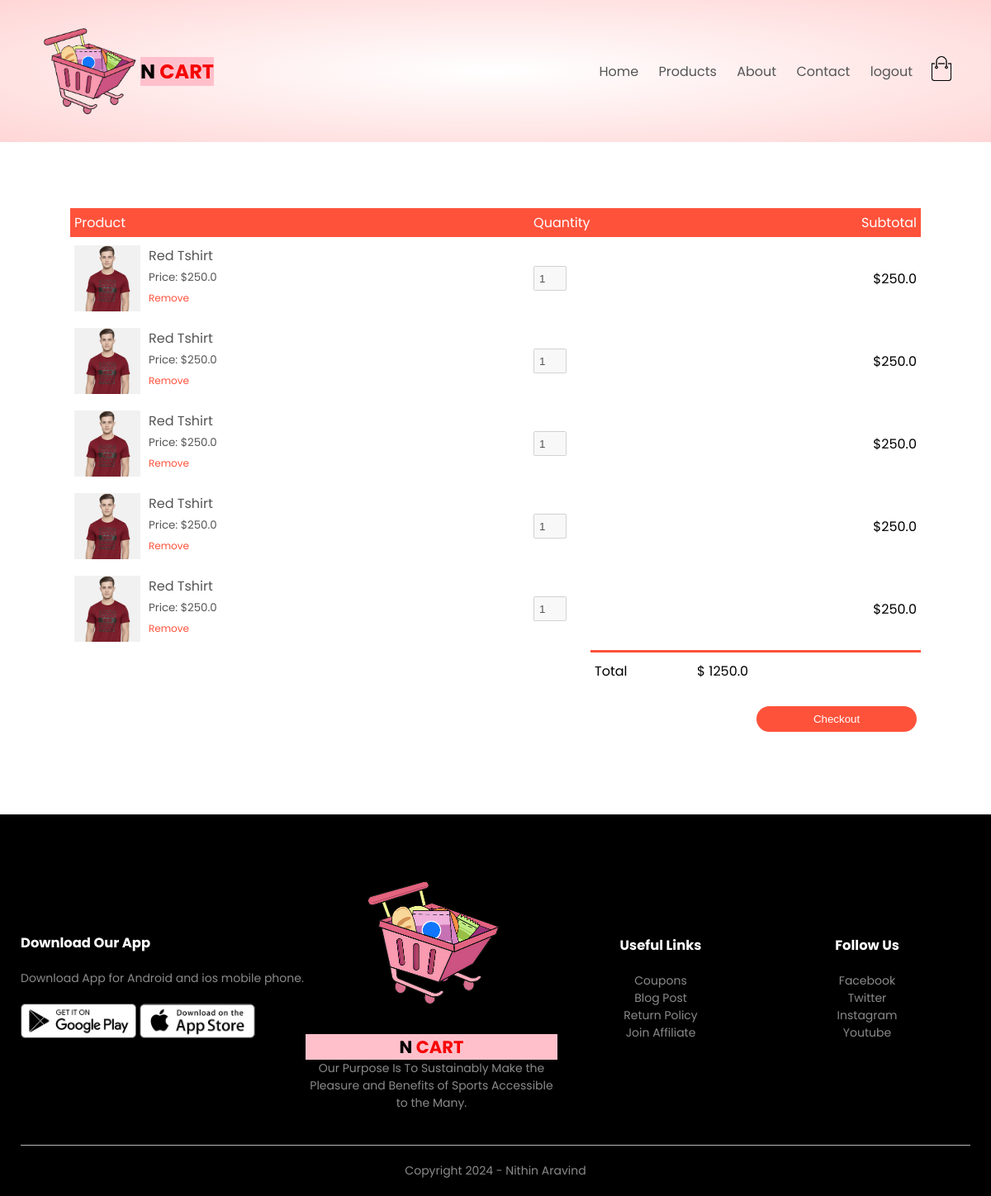
Screenshot of /orders/account (signed in) with the database file from the repository.
### orders/models.py (models this page shows, shortened)
class OrderedItem(models.Model):
    product=models.ForeignKey(Product,related_name='added_carts',on_delete=models.SET_NULL,null=True)
    quantity=models.IntegerField(default=1)
    owner=models.ForeignKey(Order,on_delete=models.CASCADE,related_name='added_items')

class Order(models.Model):
    LIVE=1
    DELETE=0
    DELETE_CHOICES=((LIVE,'Live')),(DELETE,'Delete')
    CART_STAGE=0
    ORDER_CONFIRMED=1
    ORDER_PROCESSED=2
    ORDER_DELIVERED=3
    ORDER_REJECTED=4
    STATIC_CHOICE=((ORDER_PROCESSED,"ORDER_PROCESSED"),
                   (ORDER_DELIVERED,"ORDER_DELIVERED"),
                   (ORDER_REJECTED,"ORDER_REJECTED"))
    order_status=models.IntegerField(choices=STATIC_CHOICE,default=CART_STAGE)
    owner=models.ForeignKey(Customer,on_delete=models.SET_NULL,null=True ,related_name='orders')
    delete_status=models.IntegerField(choices=DELETE_CHOICES,default=LIVE)
    created_at=models.DateTimeField(auto_now_add=True)
    updated_at=models.DateTimeField(auto_now=True)

### products/models.py (models this page shows, shortened)
class Product(models.Model):
    LIVE=1
    DELETE=0
    DELETE_CHOICES=((LIVE,'Live')),(DELETE,'Delete')
    title=models.CharField(max_length=200)
    price=models.FloatField()
    description=models.TextField()
    image=models.ImageField(upload_to='media/')
    priority=models.IntegerField(default=0)
    delete_status=models.IntegerField(choices=DELETE_CHOICES,default=LIVE)
    created_at=models.DateTimeField(auto_now_add=True)
    updated_at=models.DateTimeField(auto_now=True)

### orders/views.py (the view)
# urls.py: path('account',views.show_cart,name='cart'),
def show_cart(request):
    if request.user.is_authenticated:
        customer = request.user.customer_profile
        cart = Order.objects.filter(owner=customer, order_status=Order.CART_STAGE).first()
    else:
        cart = None
    return render(request, 'cart.html', {'cart': cart})

### orders/templatetags/gettotal.py (called while the page is built)
@register.simple_tag(name='gettotal')
def gettotal(cart):
    total=0
    for item in cart.added_items.all():
        total+=item.quantity * item.product.price
    return total

### orders/templatetags/multiply.py (called while the page is built)
@register.simple_tag(name='multiply')
def multiply(a,b):
    return a*b

### templates/cart.html
{% extends 'blank_layout.html' %}
{% block content %}
{% if messages %}
    {% for message in messages %}
        <li class="{{ message.tags }}" >{{ message}}</li>
    {% endfor %}
{% else %}
{% include 'cart_container.html' %}
{% endif %}
{% endblock content %}

### templates/blank_layout.html (shortened to what this page needs)
{% load static %}
<!DOCTYPE html>
<html lang="en">
<head>
    <link rel="stylesheet" href="{% static 'css/style.css' %}">
    <link rel="stylesheet" href="https://stackpath.bootstrapcdn.com/font-awesome/4.7.0/css/font-awesome.min.css">
</head>
<body>
    <div class="header">
        <div class="container">
            {% block menu %}
            {% include 'menu.html' %}
            {% endblock menu %}
        </div>
    </div>
{% block content %}
{% endblock content %}
    <div class="footer" id="footer">
        <div class="container">
            <div class="row">
                <div class="footer-col-1">
                    <h3>Download Our App</h3>
                    <p>Download App for Android and ios mobile phone.</p>
                    <div class="app-logo">
                        <img src="{% static 'images/play-store.png'%}">
                        <img src="{% static 'images/app-store.png'%}">
                    </div>
                </div>
                <div class="footer-col-2">
                    <img src="{% static 'images/cart2.png'%}" alt="logo" width="125px">
                    <h2 style="background-color: pink;"><span style="color: black;">N</span> <span style="color: rgb(246, 4, 4);">CART</span></h2>
                    <p>Our Purpose Is To Sustainably Make the Pleasure and Benefits of Sports Accessible to the Many.
                    </p>
                </div>
                <div class="footer-col-3">
                    <h3>Useful Links</h3>
                    <ul>
                        <li>Coupons</li>
                        <li>Blog Post</li>
                        <li>Return Policy</li>
                        <li>Join Affiliate</li>
                    </ul>
                </div>
                <div class="footer-col-4">
                    <h3>Follow Us</h3>
                    <ul>
                        <li>Facebook</li>
                        <li>Twitter</li>
                        <li>Instagram</li>
                        <li>Youtube</li>
                    </ul>
                </div>
            </div>
            <hr>
            <p class="copyright">Copyright 2024 - Nithin Aravind</p>
        </div>
    </div>
</body>
</html>

### templates/menu.html (shortened to what this page needs)
{% load static %}
<div class="navbar">
    <div class="logo">
        <a href="index.html"><img src="{% static 'images/cart2.png'%}" alt="logo" width="125px"></a>
    </div>
    <h2 style="background-color: pink;"><span style="color: black;">N</span> <span style="color: rgb(246, 4, 4);">CART</span></h2>
    <nav>
        <ul id="MenuItems">
            <li><a href="{% url 'home' %}">Home</a></li>
            <li><a href="{% url 'list_product' %}">Products</a></li>
            <li><a href="#footer">About</a></li>
            <li><a href="#footer">Contact</a></li>
            {% if user.is_authenticated %}
            <li><a href="{% url 'logout' %}">logout</a></li>
            {% else %}
            <li><a href="{% url 'account' %}">Account</a></li>
            {% endif %}
        </ul>
    </nav>
    {% if user.is_authenticated %}
    <a href="{% url 'cart' %}"><img src="{% static 'images/cart.png'%}" width="30px" height="30px"></a>
    {% endif %}
</div>

### templates/cart_container.html (shortened to what this page needs)
{% load static %}
{% load multiply %}
{% load gettotal %}
<div class="small-container cart-page">
    {% if cart and cart.added_items.all %}
    <table>
        <tbody><tr>
            <th>Product</th>
            <th>Quantity</th>
            <th>Subtotal</th>
        </tr>
        {% for cart_item in cart.added_items.all %}
        <tr>
            <td>
                <div class="cart-info">
                    <img src="{{ cart_item.product.image.url }}">
                    <div>
                        <p>{{ cart_item.product.title}}</p>
                        <small>Price: ${{ cart_item.product.price }}</small>
                        <br>
                        <a href="{% url 'remove_item' cart_item.id %}">Remove</a>
                    </div>
                </div>
            </td>
            <td><input type="number" disabled value="{{ cart_item.quantity }}"></td>
            <td>${% multiply cart_item.product.price  cart_item.quantity %}</td>
        </tr>
       {% endfor %}
    </tbody></table>
    <div class="total-price">
        <table>
            <tbody>
            <tr>
                <td>Total</td>
                <td>$ {% gettotal cart %}</td>
            </tr>
            <tr><td colspan="2"></td><td>
                <form method="post" action="{% url 'checkout' %}" enctype="multipart/form-data">
                <button style="text-align: center;" class="btn" type="submit">Checkout</button> </form></td></tr>
        </tbody></table>
    </div>
    {% else %}
    <p>Cart is Empty</p>
    {% endif %}
</div>

### static/css/style.css (style rules this page uses)
* { margin: 0; padding: 0; box-sizing: border-box; }
body { font-family: 'Poppins', sans-serif; }
.navbar { display: flex; align-items: center; padding: 20px; }
nav { flex: 1; text-align: right; }
nav ul { display: inline-block; list-style-type: none; }
nav ul li { display: inline-block; margin-right: 20px; }
a { text-decoration: none; color: #555; }
p { color: #555; }
.container { max-width: 1300px; margin: auto; padding-left: 25px; padding-right: 25px; }
.row { display: flex; align-items: center; flex-wrap: wrap; justify-content: space-around; }
.btn { display: inline-block; background: #ff523b; color: white; padding: 8px 30px; margin: 30px 0; border-radius: 30px; transition: background 0.5s; }
.header { background: radial-gradient(#fff, #ffd6d6) }
.small-container { max-width: 1080px; margin: auto; padding-left: 25px; padding-right: 25px; }
small { color: #555; }
.footer { background: black; color: #8a8a8a; font-size: 14px; padding: 60px 0 20px; }
.footer p { color: #8a8a8a; }
.footer h3 { color: #fff; margin-bottom: 20px; }
.footer-col-1, .footer-col-2, .footer-col-3, .footer-col-4 { min-width: 250px; margin-bottom: 20px; }
.footer-col-1 { flex-basis: 30%; }
.footer-col-2 { flex: 1; text-align: center; }
.footer-col-2 img { width: 180px; margin-bottom: 20px; }
.footer-col-3, .footer-col-4 { flex-basis: 12%; text-align: center; }
ul { list-style-type: none; }
.app-logo { margin-top: 20px; }
.app-logo img { width: 140px; }
.footer hr { border: none; background: #b5b5b5; height: 1px; margin: 20px 0; }
.copyright { text-align: center; }
.cart-page { margin: 80px auto; }
table { width: 100%; border-collapse: collapse; }
.cart-info { display: flex; flex-wrap: wrap; }
th { text-align: left; padding: 5px; color: #fff; background: #ff523b; font-weight: normal; }
td { padding: 10px 5px; }
td input { width: 40px; height: 30px; padding: 5px; }
td a { color: #ff523b; font-size: 12px; }
td img { width: 80px; height: 80px; margin-right: 10px; }
.total-price { display: flex; justify-content: flex-end; }
.total-price table { border-top: 3px solid #ff523b; width: 100%; max-width: 400px; }
td:last-child { text-align: right; }
th:last-child { text-align: right; }
form .btn { width: 100%; border: none; cursor: pointer; margin: 10px 0; }

### rows the page displays
OrderedItem: product.image (picture), product "Red Tshirt", product.price "250.0", quantity "1", product+quantity "250.0"
OrderedItem: product.image (picture), product "Red Tshirt", product.price "250.0", quantity "1", product+quantity "250.0"
OrderedItem: product.image (picture), product "Red Tshirt", product.price "250.0", quantity "1", product+quantity "250.0"
OrderedItem: product.image (picture), product "Red Tshirt", product.price "250.0", quantity "1", product+quantity "250.0"
OrderedItem: product.image (picture), product "Red Tshirt", product.price "250.0", quantity "1", product+quantity "250.0"
Order: id.product_id "1250.0"
